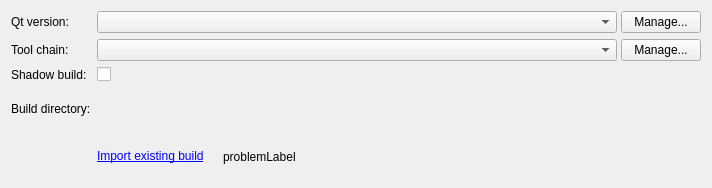
<?xml version="1.0" encoding="UTF-8"?>
<ui version="4.0">
 <class>PremakeProjectManager::Internal::PremakeProjectConfigWidget</class>
 <widget class="QWidget" name="PremakeProjectManager::Internal::PremakeProjectConfigWidget">
  <property name="geometry">
   <rect>
    <x>0</x>
    <y>0</y>
    <width>712</width>
    <height>188</height>
   </rect>
  </property>
  <layout class="QGridLayout" name="gridLayout">
   <item row="0" column="0">
    <widget class="QLabel" name="qtVersionLabel">
     <property name="sizePolicy">
      <sizepolicy hsizetype="Maximum" vsizetype="Preferred">
       <horstretch>0</horstretch>
       <verstretch>0</verstretch>
      </sizepolicy>
     </property>
     <property name="text">
      <string>Qt version:</string>
     </property>
    </widget>
   </item>
   <item row="0" column="1">
    <layout class="QHBoxLayout" name="horizontalLayout">
     <property name="spacing">
      <number>4</number>
     </property>
     <item>
      <widget class="QComboBox" name="qtVersionComboBox">
       <property name="sizePolicy">
        <sizepolicy hsizetype="Expanding" vsizetype="Fixed">
         <horstretch>0</horstretch>
         <verstretch>0</verstretch>
        </sizepolicy>
       </property>
      </widget>
     </item>
     <item>
      <widget class="QPushButton" name="manageQtVersionPushButtons">
       <property name="text">
        <string>Manage...</string>
       </property>
      </widget>
     </item>
    </layout>
   </item>
   <item row="1" column="0">
    <widget class="QLabel" name="toolchainLabel">
     <property name="text">
      <string>Tool chain:</string>
     </property>
    </widget>
   </item>
   <item row="1" column="1">
    <layout class="QHBoxLayout" name="horizontalLayout_3">
     <property name="spacing">
      <number>4</number>
     </property>
     <item>
      <widget class="QComboBox" name="toolChainComboBox">
       <property name="sizePolicy">
        <sizepolicy hsizetype="Expanding" vsizetype="Fixed">
         <horstretch>0</horstretch>
         <verstretch>0</verstretch>
        </sizepolicy>
       </property>
      </widget>
     </item>
     <item>
      <widget class="QPushButton" name="manageToolChainPushButton">
       <property name="text">
        <string>Manage...</string>
       </property>
      </widget>
     </item>
    </layout>
   </item>
   <item row="2" column="0">
    <widget class="QLabel" name="shadowBuildLabel">
     <property name="text">
      <string>Shadow build:</string>
     </property>
    </widget>
   </item>
   <item row="2" column="1">
    <widget class="QCheckBox" name="shadowBuildCheckBox">
     <property name="text">
      <string/>
     </property>
    </widget>
   </item>
   <item row="3" column="0">
    <widget class="QLabel" name="buildDirLabel">
     <property name="sizePolicy">
      <sizepolicy hsizetype="Preferred" vsizetype="Preferred">
       <horstretch>0</horstretch>
       <verstretch>0</verstretch>
      </sizepolicy>
     </property>
     <property name="text">
      <string>Build directory:</string>
     </property>
    </widget>
   </item>
   <item row="3" column="1">
    <widget class="Utils::PathChooser" name="shadowBuildDirEdit" native="true">
     <property name="sizePolicy">
      <sizepolicy hsizetype="Expanding" vsizetype="Preferred">
       <horstretch>0</horstretch>
       <verstretch>0</verstretch>
      </sizepolicy>
     </property>
    </widget>
   </item>
   <item row="4" column="1">
    <layout class="QHBoxLayout" name="horizontalLayout_2">
     <item>
      <widget class="QLabel" name="importLabel">
       <property name="text">
        <string>&lt;a href=&quot;import&quot;&gt;Import existing build&lt;/a&gt;</string>
       </property>
       <property name="textFormat">
        <enum>Qt::RichText</enum>
       </property>
      </widget>
     </item>
     <item>
      <widget class="QLabel" name="warningLabel">
       <property name="pixmap">
           <pixmap resource="premakeproject.qrc">:/premakeproject/images/compile_warning.png</pixmap>
       </property>
      </widget>
     </item>
     <item>
      <widget class="QLabel" name="problemLabel">
       <property name="sizePolicy">
        <sizepolicy hsizetype="Preferred" vsizetype="Preferred">
         <horstretch>10</horstretch>
         <verstretch>0</verstretch>
        </sizepolicy>
       </property>
       <property name="text">
        <string>problemLabel</string>
       </property>
       <property name="wordWrap">
        <bool>true</bool>
       </property>
      </widget>
     </item>
    </layout>
   </item>
  </layout>
 </widget>
 <customwidgets>
  <customwidget>
   <class>Utils::PathChooser</class>
   <extends>QWidget</extends>
   <header location="global">utils/pathchooser.h</header>
   <container>1</container>
  </customwidget>
 </customwidgets>
 <resources>
  <include location="premakeproject.qrc"/>
 </resources>
 <connections/>
</ui>
